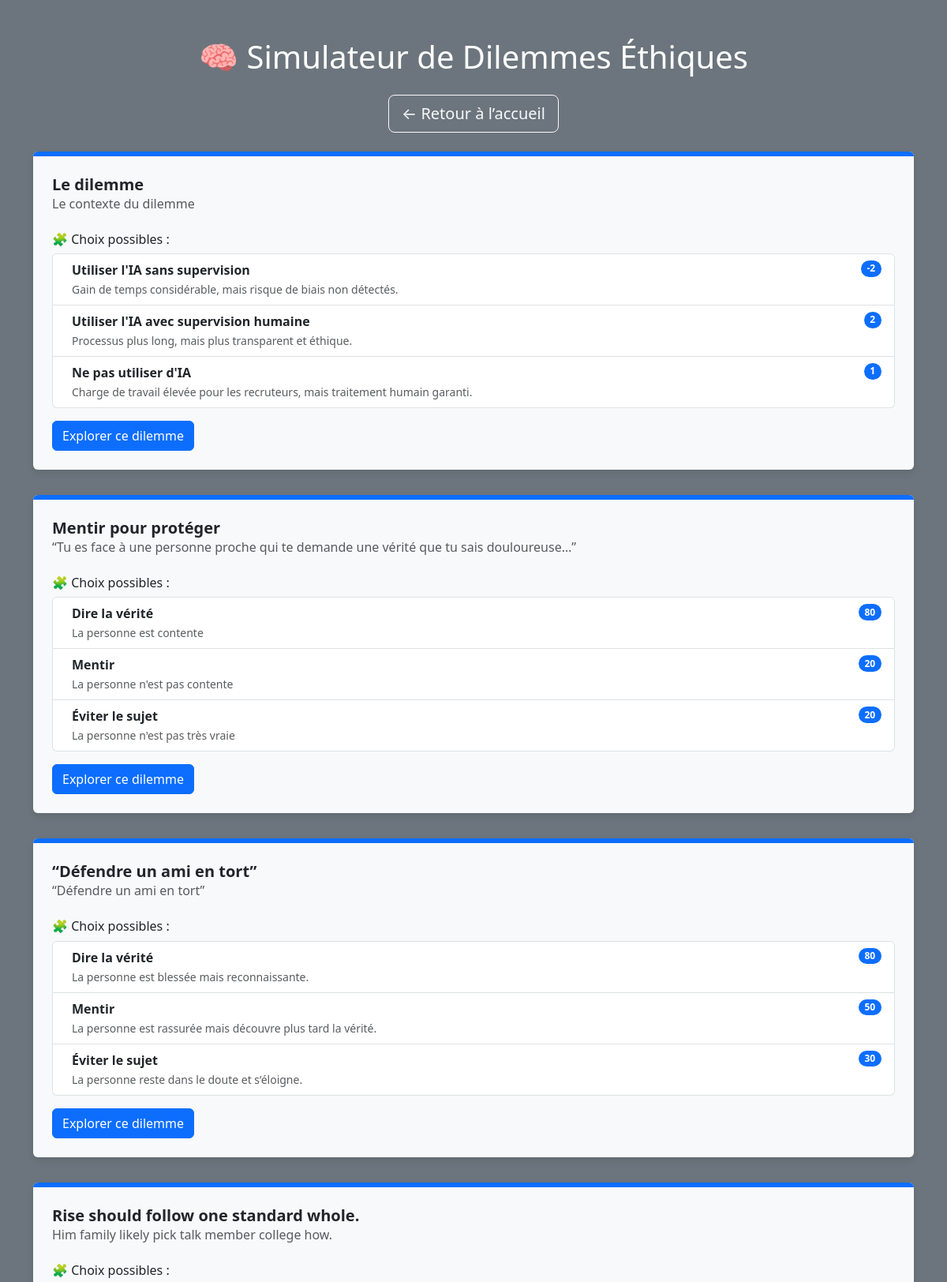
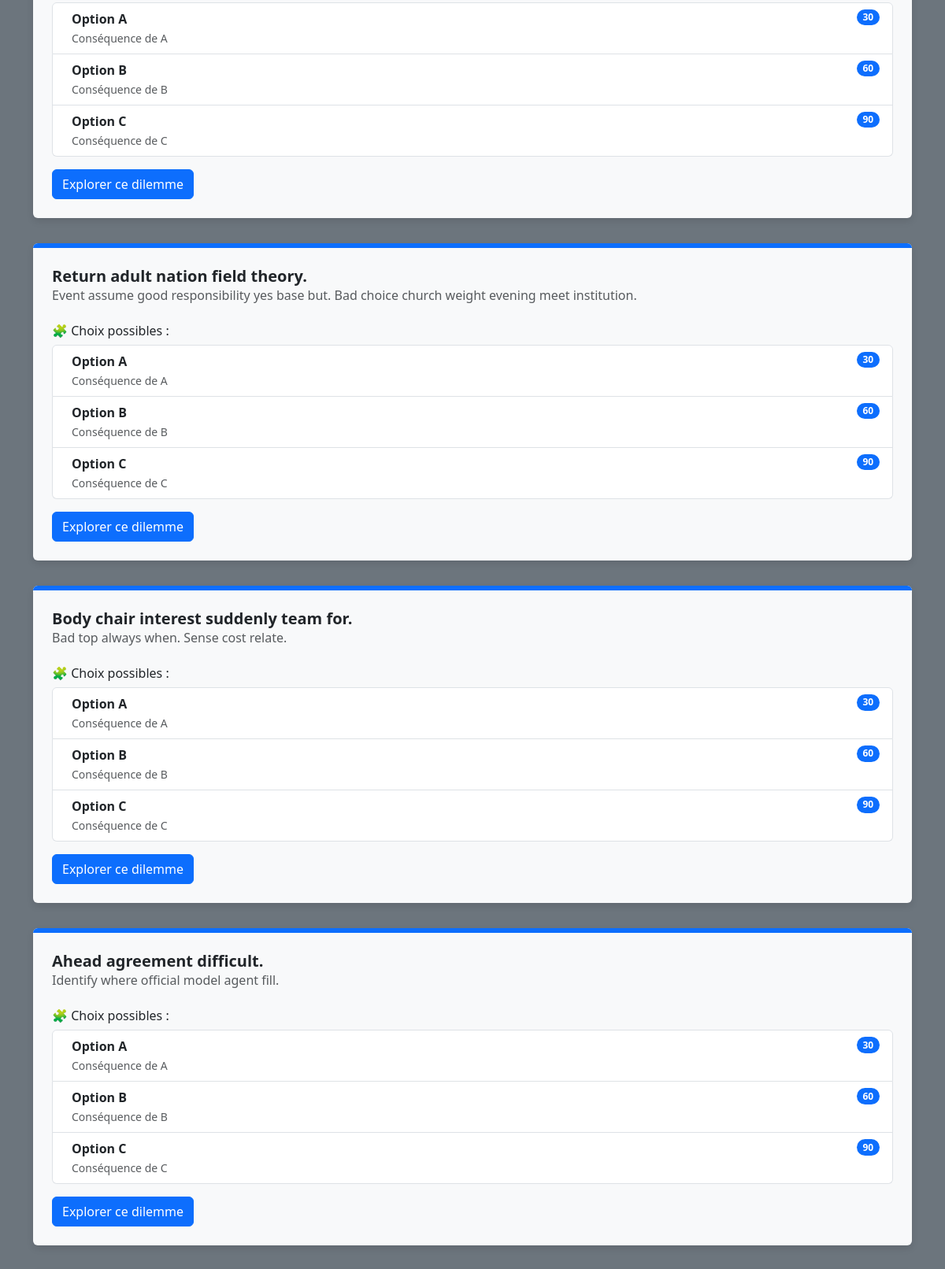
/scenarios/ (upper part), run on the app's committed database (2 pictures, top to bottom).
### scenarios/models.py (models this page shows, shortened)
class Scenario(models.Model):
    title = models.CharField(max_length=255)
    description = models.TextField()
    choices = models.JSONField()
    consequences = models.JSONField()
    ethical_scores = models.JSONField()
    selected_choice = models.CharField(max_length=255, blank=True, null=True)

### scenarios/views.py (the view)
# urls.py: path('scenarios/', views.scenario_list, name='scenario_list'),
def scenario_list(request):
    scenarios = Scenario.objects.all()
    return render(request, 'scenarios/scenario_list.html', {'scenarios': scenarios})

### scenarios/templatetags/custom_filters.py (called while the page is built)
@register.filter
def get_item(dictionary, key):
    return dictionary.get(key)

### scenarios/templates/scenarios/scenario_list.html (shortened to what this page needs)
{% load custom_filters %}
<!DOCTYPE html>
<html lang="fr">
  <head>
    <link
      href="https://cdn.jsdelivr.net/npm/bootstrap@5.3.3/dist/css/bootstrap.min.css"
      rel="stylesheet"
    />
    <link
      rel="stylesheet"
      href="https://cdnjs.cloudflare.com/ajax/libs/animate.css/4.1.1/animate.min.css"
    />
    {% load static %}
    <link rel="stylesheet" href="{% static 'css/style.css' %}" />
  </head>
  <body class="bg-secondary text-white">
    <div class="container py-5">
      <h1 class="mb-4 text-center">🧠 Simulateur de Dilemmes Éthiques</h1>
      <div class="d-flex justify-content-center mb-4">
        <a href="{% url 'home' %}" class="btn btn-outline-light btn-lg"
          >← Retour à l’accueil</a
        >
      </div>
      {% for scenario in scenarios %}
      <div class="scenario-card animate__animated animate__fadeInUp">
        <div class="card-top-bar"></div>
        <div class="card-body">
          <h3 class="card-title">{{ scenario.title }}</h3>
          <p class="card-text text-muted">{{ scenario.description }}</p>
          <h6 class="mt-4">🧩 Choix possibles :</h6>
          <ul class="list-group mb-3">
            {% for choice in scenario.choices %}
            <li
              class="list-group-item d-flex justify-content-between align-items-start"
            >
              <div class="ms-2 me-auto">
                <div class="fw-bold">{{ choice }}</div>
                {% if scenario.consequences %}
                <small class="text-muted"
                  >{{ scenario.consequences|get_item:choice }}</small
                >
                {% endif %}
              </div>
              {% if scenario.ethical_scores %}
              <span class="badge bg-primary rounded-pill">
                {{ scenario.ethical_scores|get_item:choice }}
              </span>
              {% endif %}
            </li>
            {% endfor %}
          </ul>
          <a
            href="{% url 'scenario_detail' scenario.id %}"
            class="btn btn-primary"
          >
            Explorer ce dilemme
          </a>
        </div>
      </div>
      {% empty %}
      <p class="text-center">Aucun scénario disponible pour le moment.</p>
      {% endfor %}
    </div>
  </body>
</html>

### static/css/style.css (style rules this page uses)
.scenario-card { background-color: #f8f9fa; color: #212529; border-radius: 6px; box-shadow: 0 4px 10px rgba(0, 0, 0, 0.1); margin-bottom: 2rem; overflow: hidden; }
.card-top-bar { height: 6px; background-color: #0d6efd; border-radius: 4px 4px 0 0; }
.scenario-card .card-body { padding: 1.5rem; }
.scenario-card .card-title { font-size: 1.25rem; font-weight: bold; }
.scenario-card .card-text { font-size: 1rem; margin-bottom: 1rem; }

### data on the page
Scenario: title "Le dilemme", description "Le contexte du dilemme", choices "Utiliser l'IA sans supervision" "Utiliser l'IA avec supervision humaine" "Ne pas utiliser d'IA", consequences|get_item "Gain de temps considérable, mais risque de biais non détectés." "Processus plus long, mais plus transparent et éthique." "Charge de travail élevée pour les recruteurs, mais traitement humain garanti.", ethical_scores|get_item "-2" "2" "1"
Scenario: title "Mentir pour protéger", description "“Tu es face à une personne proche qui te demande une vérité que tu sais douloureuse…”", choices "Dire la vérité" "Mentir" "Éviter le sujet", consequences|get_item "La personne est contente" "La personne n'est pas contente" "La personne n'est pas très vraie", ethical_scores|get_item "80" "20" "20"
Scenario: title "“Défendre un ami en tort”", description "“Défendre un ami en tort”", choices "Dire la vérité" "Mentir" "Éviter le sujet", consequences|get_item "La personne est blessée mais reconnaissante." "La personne est rassurée mais découvre plus tard la vérité." "La personne reste dans le doute et s’éloigne.", ethical_scores|get_item "80" "50" "30"
Scenario: title "Rise should follow one standard whole.", description "Him family likely pick talk member college how.", choices "Option A" "Option B" "Option C", consequences|get_item "Conséquence de A" "Conséquence de B" "Conséquence de C", ethical_scores|get_item "30" "60" "90"
Scenario: title "Return adult nation field theory.", description "Event assume good responsibility yes base but. Bad choice church weight evening meet institution.", choices "Option A" "Option B" "Option C", consequences|get_item "Conséquence de A" "Conséquence de B" "Conséquence de C", ethical_scores|get_item "30" "60" "90"
Scenario: title "Body chair interest suddenly team for.", description "Bad top always when. Sense cost relate.", choices "Option A" "Option B" "Option C", consequences|get_item "Conséquence de A" "Conséquence de B" "Conséquence de C", ethical_scores|get_item "30" "60" "90"
Scenario: title "Ahead agreement difficult.", description "Identify where official model agent fill.", choices "Option A" "Option B" "Option C", consequences|get_item "Conséquence de A" "Conséquence de B" "Conséquence de C", ethical_scores|get_item "30" "60" "90"
